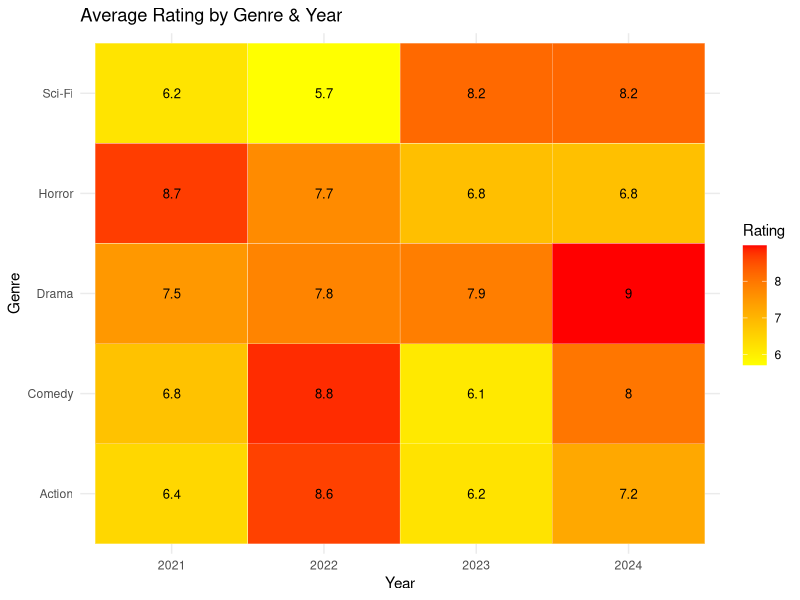

Here is the R script that generated this plot:
library(ggplot2)

set.seed(1)
genres <- c('Action','Comedy','Drama','Horror','Sci-Fi')
years <- c(2021,2022,2023,2024)

df8 <- expand.grid(Genre=genres, Year=years)
df8$Rating <- runif(nrow(df8), 5.5, 9.0)

ggplot(df8, aes(x=factor(Year), y=Genre, fill=Rating)) +
  geom_tile(color="white") +
  geom_text(aes(label=round(Rating,1)), size=3.3) +
  scale_fill_gradient(low="yellow", high="red") +
  labs(title="Average Rating by Genre & Year", x="Year", y="Genre") +
  theme_minimal()
